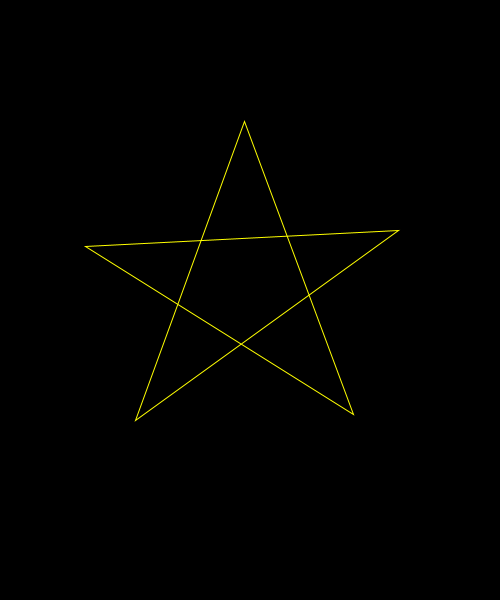
Frame 1 (no input)
Frame 60 (the mouse pressed at the canvas centre just before this capture): identical to frame 1, image omitted
Frame 120 (the mouse held since frame 60 and released just before this capture): identical to frame 1, image omitted

The Processing sketch that drew this single still picture (run headless with seeded random() and noise(); from frame 60 on, the mouse is pressed at the canvas centre):

// Processing sketch: w04_21_vertexShape_mousePressed
// ── w04_21_vertexShape_mousePressed.pde
void setup() {
  size(500, 600);
  background(0);
  noFill();
}


void draw() {
  background(0);
  stroke(255, 255, 0);
  
  beginShape();
  vertex(244, 121);
  vertex(135, 420);
  vertex(398, 230);
  vertex(85, 246);
  vertex(353, 414);
  endShape(CLOSE);
}


void mousePressed() {
  println(mouseX + ", " + mouseY); // this is the way to combine text
}
